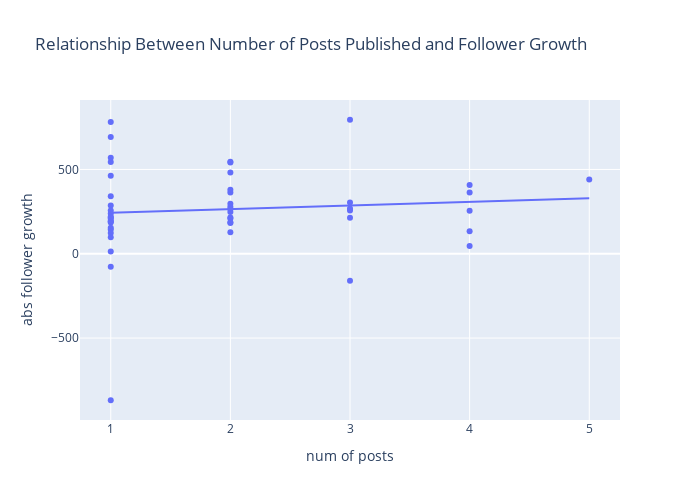

The notebook cell this image was saved under:
### Markdown cell above
### 2.1 Does publishing more posts generate faster growth?

### Code cell
# To avoid confusion, we will duplicate a dataframe dedicated for this section.
follower_df = engagement_df

figure = px.scatter(data_frame = follower_df, 
                    x="num of posts",
                    y="abs follower growth", 
                    trendline="ols", 
                    title = "Relationship Between Number of Posts Published and Follower Growth",
                    width=700, height=500)
figure.show()

### Figure 1 — Plotly figure (JSON) as saved in the notebook; plotly's stock layout.template omitted (floating-point values rounded to 4 significant figures)
{"data": [{"hovertemplate": "num of posts=%{x}<br>abs follower growth=%{y}<extra></extra>", "legendgroup": "", "marker": {"color": "#636efa", "symbol": "circle"}, "mode": "markers", "name": "", "orientation": "v", "showlegend": false, "type": "scatter", "x": [1, 1, 1, 2, 1, 1, 2, 1, 1, 1, 1, 3, 1, 2, 2, 1, 1, 1, 2, 4, 3, 1, 1, 3, 4, 2, 4, 1, 2, 1, 2, 3, 4, 1, 1, 2, 1, 2, 5, 2, 2, 1, 3, 4, 2, 3, 1, 2], "xaxis": "x", "y": [186, -869, 239, 296, 341, 544, 363, 287, 693, 144, 191, -160, 14, 541, 546, 463, 782, 570, 482, 46, 214, 98, 154, 795, 408, 380, 364, -77, 215, 207, 209, 256, 133, 195, 123, 279, 219, 265, 441, 183, 187, 257, 304, 255, 127, 268, 215, 248], "yaxis": "y"}, {"hovertemplate": "<b>OLS trendline</b><br>abs follower growth = 21.5589 * num of posts + 221.167<br>R<sup>2</sup>=0.008547<br><br>num of posts=%{x}<br>abs follower growth=%{y} <b>(trend)</b><extra></extra>", "legendgroup": "", "marker": {"color": "#636efa", "symbol": "circle"}, "mode": "lines", "name": "", "showlegend": false, "type": "scatter", "x": [1, 1, 1, 1, 1, 1, 1, 1, 1, 1, 1, 1, 1, 1, 1, 1, 1, 1, 1, 1, 1, 1, 2, 2, 2, 2, 2, 2, 2, 2, 2, 2, 2, 2, 2, 2, 3, 3, 3, 3, 3, 3, 4, 4, 4, 4, 4, 5], "xaxis": "x", "y": [242.7, 242.7, 242.7, 242.7, 242.7, 242.7, 242.7, 242.7, 242.7, 242.7, 242.7, 242.7, 242.7, 242.7, 242.7, 242.7, 242.7, 242.7, 242.7, 242.7, 242.7, 242.7, 264.3, 264.3, 264.3, 264.3, 264.3, 264.3, 264.3, 264.3, 264.3, 264.3, 264.3, 264.3, 264.3, 264.3, 285.8, 285.8, 285.8, 285.8, 285.8, 285.8, 307.4, 307.4, 307.4, 307.4, 307.4, 329.0], "yaxis": "y"}], "layout": {"height": 500, "legend": {"tracegroupgap": 0}, "title": {"text": "Relationship Between Number of Posts Published and Follower Growth"}, "width": 700, "xaxis": {"anchor": "y", "domain": [0, 1], "title": {"text": "num of posts"}}, "yaxis": {"anchor": "x", "domain": [0, 1], "title": {"text": "abs follower growth"}}}}
